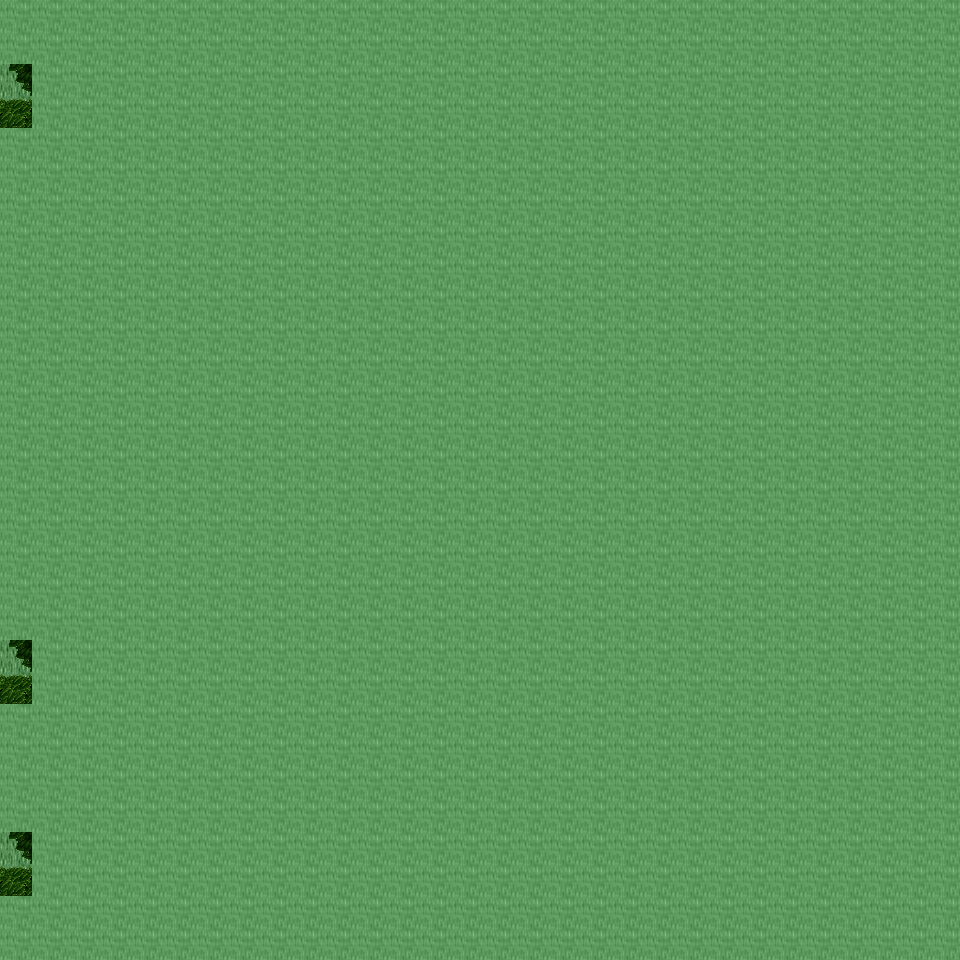

A 2D game scene composited from a Tiled map and its tileset images. What follows is a short description and the map's XML, with each tile layer's data collapsed to a summary:
An orthogonal 30x30 tile map with 32x32 px tiles, 6 tile layers (Ground, Object, Object2, Above, ...), 10 tilesets and 3 objects (3x mapchange).

<map version="1.0" orientation="orthogonal" renderorder="right-down" width="30" height="30" tilewidth="32" tileheight="32" nextobjectid="4">
  <tileset firstgid="1" name="tileset_ground_ground" tilewidth="32" tileheight="32" tilecount="33" columns="3">
    <image source="../drawable/tileset_ground_ground.png" width="96" height="352" />
  </tileset>
  <tileset firstgid="34" name="tileset_plant_tree_tree_darkgreen" tilewidth="32" tileheight="32" tilecount="88" columns="8">
    <image source="../drawable/tileset_plant_tree_tree_darkgreen.png" width="256" height="352" />
  </tileset>
  <tileset firstgid="122" name="tileset_plant_tree_tree_green" tilewidth="32" tileheight="32" tilecount="88" columns="8">
    <image source="../drawable/tileset_plant_tree_tree_green.png" width="256" height="352" />
  </tileset>
  <tileset firstgid="210" name="tileset_logic_collision" tilewidth="32" tileheight="32" tilecount="1" columns="1">
    <image source="../drawable/tileset_logic_collision.png" width="32" height="32" />
  </tileset>
  <tileset firstgid="211" name="tileset_logic_item_herb" tilewidth="32" tileheight="32" tilecount="5" columns="5">
    <image source="../drawable/tileset_logic_item_herb.png" width="160" height="32" />
  </tileset>
  <tileset firstgid="216" name="tileset_plant_flower_small_flower_bed_2" tilewidth="32" tileheight="32" tilecount="12" columns="3">
    <image source="../drawable/tileset_plant_flower_small_flower_bed_2.png" width="96" height="128" />
  </tileset>
  <tileset firstgid="228" name="tileset_plant_flower_small_flower_bed" tilewidth="32" tileheight="32" tilecount="12" columns="3">
    <image source="../drawable/tileset_plant_flower_small_flower_bed.png" width="96" height="128" />
  </tileset>
  <tileset firstgid="240" name="tileset_plant_flower_pointed_yellow" tilewidth="32" tileheight="32" tilecount="2" columns="2">
    <image source="../drawable/tileset_plant_flower_pointed_yellow.png" width="64" height="32" />
  </tileset>
  <tileset firstgid="242" name="tileset_plant_flower_polyanthus" tilewidth="32" tileheight="32" tilecount="3" columns="3">
    <image source="../drawable/tileset_plant_flower_polyanthus.png" width="96" height="32" />
  </tileset>
  <tileset firstgid="245" name="tileset_building_huts" tilewidth="32" tileheight="32" tilecount="338" columns="26">
    <image source="../drawable/tileset_building_huts.png" width="832" height="416" />
  </tileset>
  <layer name="Ground" width="30" height="30">
    <data>[900 cells, 900 non-empty, 1 distinct tile ids]</data>
  </layer>
  <layer name="Object" width="30" height="30">
    <data>[900 cells, 1 non-empty, 1 distinct tile ids]</data>
  </layer>
  <layer name="Object2" width="30" height="30">
    <data>[900 cells, 111 non-empty, 22 distinct tile ids]</data>
  </layer>
  <layer name="Above" width="30" height="30">
    <data>[900 cells, 561 non-empty, 48 distinct tile ids]</data>
  </layer>
  <layer name="Above2" width="30" height="30">
    <data>[900 cells, 2 non-empty, 1 distinct tile ids]</data>
  </layer>
  <layer name="Walkable" width="30" height="30">
    <data>[900 cells, 894 non-empty, 1 distinct tile ids]</data>
  </layer>
  <objectgroup name="MapEvents">
    <object id="1" name="west" type="mapchange" x="0" y="64" width="32" height="64">
      <properties>
        <property name="map" value="0_ados_mountain_n2_w2_x3_y3" />
        <property name="place" value="east" />
      </properties>
    </object>
    <object id="2" name="west2" type="mapchange" x="0" y="640" width="32" height="64">
      <properties>
        <property name="map" value="0_ados_mountain_n2_w2_x3_y3" />
        <property name="place" value="east2" />
      </properties>
    </object>
    <object id="3" name="west3" type="mapchange" x="0" y="832" width="32" height="64">
      <properties>
        <property name="map" value="0_ados_mountain_n2_w2_x3_y3" />
        <property name="place" value="east3" />
      </properties>
    </object>
  </objectgroup>
</map>
